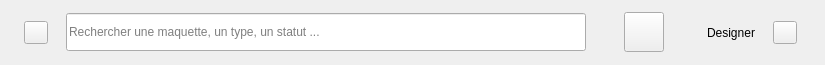
                <widget class="QWidget" name="topbarMaquette">
                 <property name="minimumSize">
                  <size>
                   <width>0</width>
                   <height>65</height>
                  </size>
                 </property>
                 <property name="maximumSize">
                  <size>
                   <width>16777215</width>
                   <height>65</height>
                  </size>
                 </property>
                 <layout class="QHBoxLayout" name="layoutTopbarMaquette">
                  <property name="leftMargin">
                   <number>24</number>
                  </property>
                  <property name="topMargin">
                   <number>10</number>
                  </property>
                  <property name="rightMargin">
                   <number>28</number>
                  </property>
                  <property name="bottomMargin">
                   <number>10</number>
                  </property>
                  <property name="spacing">
                   <number>18</number>
                  </property>
                  <item>
                   <widget class="QToolButton" name="btnMenuMaquette">
                    <property name="text">
                     <string />
                    </property>
                    <property name="role" stdset="0">
                     <string>iconBtn</string>
                    </property>
                    <property name="cursor">
                     <cursorShape>PointingHandCursor</cursorShape>
                    </property>
                   </widget>
                  </item>
                  <item>
                   <widget class="QLineEdit" name="editRechercheGlobaleMaquette">
                    <property name="placeholderText">
                     <string>Rechercher une maquette, un type, un statut ...</string>
                    </property>
                    <property name="minimumSize">
                     <size>
                      <width>520</width>
                      <height>38</height>
                     </size>
                    </property>
                    <property name="maximumSize">
                     <size>
                      <width>520</width>
                      <height>38</height>
                     </size>
                    </property>
                   </widget>
                  </item>
                  <item>
                   <spacer name="spacerTopMaquette">
                    <property name="orientation">
                     <enum>Qt::Horizontal</enum>
                    </property>
                    <property name="sizeHint" stdset="0">
                     <size>
                      <width>20</width>
                      <height>20</height>
                     </size>
                    </property>
                   </spacer>
                  </item>
                  <item>
                   <widget class="QToolButton" name="btnClocheMaquette">
                    <property name="text">
                     <string />
                    </property>
                    <property name="role" stdset="0">
                     <string>iconBtn</string>
                    </property>
                    <property name="cursor">
                     <cursorShape>PointingHandCursor</cursorShape>
                    </property>
                    <property name="minimumSize">
                     <size>
                      <width>40</width>
                      <height>40</height>
                     </size>
                    </property>
                    <property name="maximumSize">
                     <size>
                      <width>40</width>
                      <height>40</height>
                     </size>
                    </property>
                    <property name="toolTip">
                     <string>Maquettes en retard de validation</string>
                    </property>
                   </widget>
                  </item>
                  <item>
                   <widget class="QLabel" name="labelAvatarMaquette">
                    <property name="text">
                     <string />
                    </property>
                   </widget>
                  </item>
                  <item>
                   <widget class="QLabel" name="labelUserMaquette">
                    <property name="text">
                     <string>Designer</string>
                    </property>
                   </widget>
                  </item>
                  <item>
                   <widget class="QToolButton" name="btnCompteMaquette">
                    <property name="text">
                     <string />
                    </property>
                    <property name="role" stdset="0">
                     <string>iconBtn</string>
                    </property>
                    <property name="cursor">
                     <cursorShape>PointingHandCursor</cursorShape>
                    </property>
                   </widget>
                  </item>
                 </layout>
                </widget>
